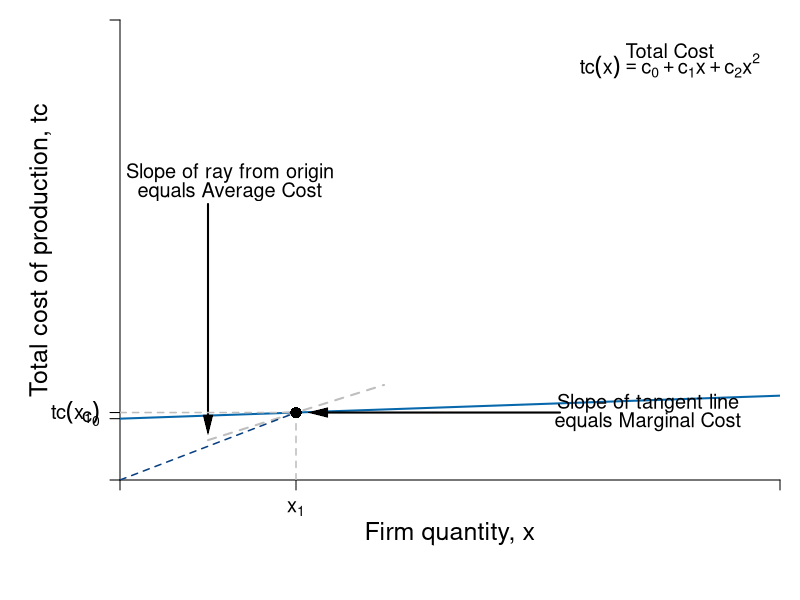

Reproduce this figure in R.
#Graph Designer: Simon Halliday
#Authors: Bowles, Foley and Halliday
#Title: Coordination, Conflict and Competition: A Text in Microeconomics

require(shape)
pdf(file = "firmmarketsupply/total_cost_eos.pdf", width = 9, height = 7)

#Set parameters for graphics
axislabelsize <- 1.5
labelsize <- 1.2
graphlinewidth <- 2
segmentlinewidth <- 1.5

COL <- c("#7fc97f", "#beaed4", "#fdc086", "#ffff99", "#386cb0", "#f0027f", "#bf5b17", "#666666")
COLA <- c("#99d8c9","#66c2a4","#41ae76", "#238b45", "#005824")
COLB <- c("#4eb3d3", "#2b8cbe", "#0868ac","#084081")

#Edited the margins to cater for the larger LHS labels
par(mar =  c(6, 6, 1, 1))

totalcost <- function(x, c0 = 10, c1 = 2, c2 = 0.5){
  c0 + c1*x
}

avgcost <- function(x, c0 = 10, c1 = 2, c2 = 0.5){
  totalcost/x
}

marginalcost <- function(x, c1 = 2, c2 = 0.5){
  c1 + 2*c2*x
}

mcline <- function(x, constant = 0.3181472, slope = 0.125){
  constant + slope*x
}

isocost <- function(l, c = 10, w = 1, r = 1) {
  c - (w/r)*l
}


isoquant <- function(l, alpha = 0.5, x = 5) {
  (x / l^alpha)^(1/(1 - alpha))
}

xlims <- c(0, 15)
ylims <- c(0, 15)

npts <- 501 
x <- seq(xlims[1], xlims[2], length.out = npts)
y <- seq(ylims[1], ylims[2], length.out = npts) 
a <- c(13, 16.75, 19.25)

plot(0, 0, xlim = xlims, ylim = ylims, type = "n",
     xlab = expression(paste("")),
     ylab = expression(paste("")), 
     xaxt = "n", 
     yaxt = "n", 
     cex.lab = axislabelsize, 
     bty = "n",
     xaxs="i", 
     yaxs="i")

# ticksy <- seq(from = ylims[1], to = ylims[2], by = 1)
# ylabels <- seq(from = ylims[1], to = ylims[2], by = 1)
# ticksx <- seq(from = xlims[1], to = xlims[2], by = 1)
# xlabels <- seq(from = xlims[1], to = xlims[2], by = 1)
ticksy <- c(0, 2, totalcost(x = 4, c0 = 2, c1 = 0.05, c2 = 0.05), ylims[2])
ylabels <- c(NA, expression(paste(c[0])), expression(paste(tc(x[1]))), NA)
ticksx <- c(0, 4, xlims[2])
xlabels <- c(NA, expression(paste(x[1])), NA)




axis(1, at = ticksx, pos = 0, labels = xlabels, cex.axis = labelsize)
axis(2, at = ticksy, pos = 0, labels = ylabels, las = 1, cex.axis = labelsize)

npts <- 500 
xx1 <- seq(xlims[1], xlims[2], length.out = npts)
xx3 <- seq(2, 6, length.out = npts)

#lines(xx1, bcA(xx1, w = 10, p = 1.5), col = COLB[3], lwd = graphlinewidth)
lines(xx1, totalcost(xx1, c0 = 2, c1 = 0.05, c2 = 0.05), col = COLB[3], lwd = graphlinewidth)
lines(xx3, mcline(xx3, constant = totalcost(x = 4, c0 = 2, c1 = 0.05, c2 = 0.05) - 4*marginalcost(x = 4, c1 = 0.05, c2 = 0.05), slope = marginalcost(x = 4, c1 = 0.05, c2 = 0.05)), col = "gray", lty = 2, lwd = graphlinewidth)

#Label the axes
mtext(expression(paste("Firm quantity, ", x)), side=1, line = 2.5, cex = axislabelsize)
#mtext(expression(paste("Quantity of output, ", x)), side=1, line = 2.5, cex = axislabelsize)
text(-1.8, 0.5*ylims[2], expression(paste("Total cost of production, ",tc)), xpd = TRUE, cex = axislabelsize, srt = 90) 

#Label the cost curve
text(12.5, 14, expression("Total Cost"), cex = labelsize)
text(12.5, 13.5, expression(paste(tc(x) == c[0] + c[1]*x + c[2]*x^2)), cex = labelsize)

#Average Cost
text(2.5, 10, expression(paste("Slope of ray from origin")), cex = labelsize)
text(2.5, 9.4, expression(paste("equals Average Cost")), cex = labelsize)
Arrows(2, 9, 2, 1.8, col = "black", lty = 1, lwd = 2, arr.type = "triangle", arr.lwd = 0.5)

#Marginal Cost
text(12, totalcost(x = 4, c0 = 2, c1 = 0.05, c2 = 0.05) + 0.3, expression(paste("Slope of tangent line")), cex = labelsize)
text(12, totalcost(x = 4, c0 = 2, c1 = 0.05, c2 = 0.05) - 0.3, expression(paste("equals Marginal Cost")), cex = labelsize)
Arrows(10, totalcost(x = 4, c0 = 2, c1 = 0.05, c2 = 0.05), 4.5, totalcost(x = 4, c0 = 2, c1 = 0.05, c2 = 0.05) , col = "black", lty = 1, lwd = 2, arr.type = "triangle", arr.lwd = 0.5)

#Draw segments for average cost
segments(0, totalcost(x = 4, c0 = 2, c1 = 0.05, c2 = 0.05), 4, totalcost(x = 4, c0 = 2, c1 = 0.05, c2 = 0.05), lty = 2, col = "gray" , lwd = segmentlinewidth)
segments(4, 0, 4, totalcost(x = 4, c0 = 2, c1 = 0.05, c2 = 0.05), lty = 2, col = "gray" , lwd = segmentlinewidth)
segments(0, 0, 4, totalcost(x = 4, c0 = 2, c1 = 0.05, c2 = 0.05), lty = 2, col = COLB[4] , lwd = segmentlinewidth)
points(4, totalcost(x = 4, c0 = 2, c1 = 0.05, c2 = 0.05), pch = 16, col = "black", cex = 1.5)


dev.off()
